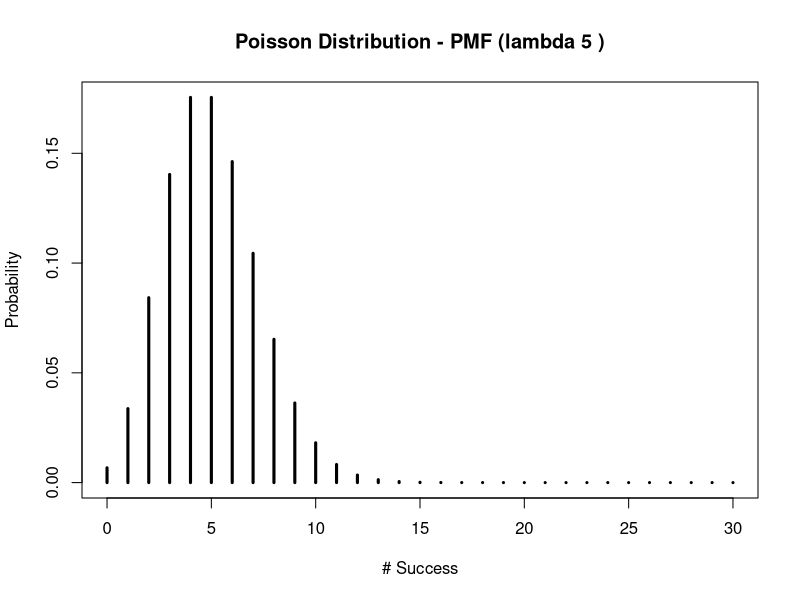
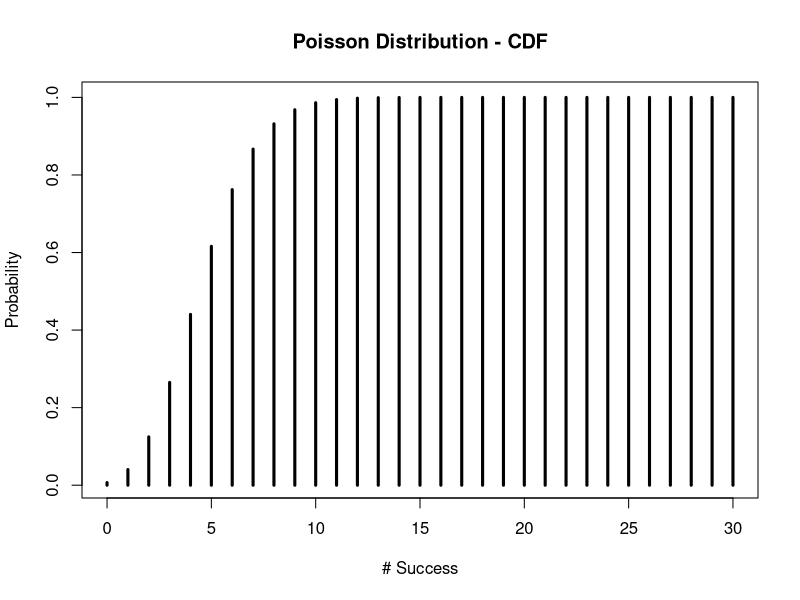
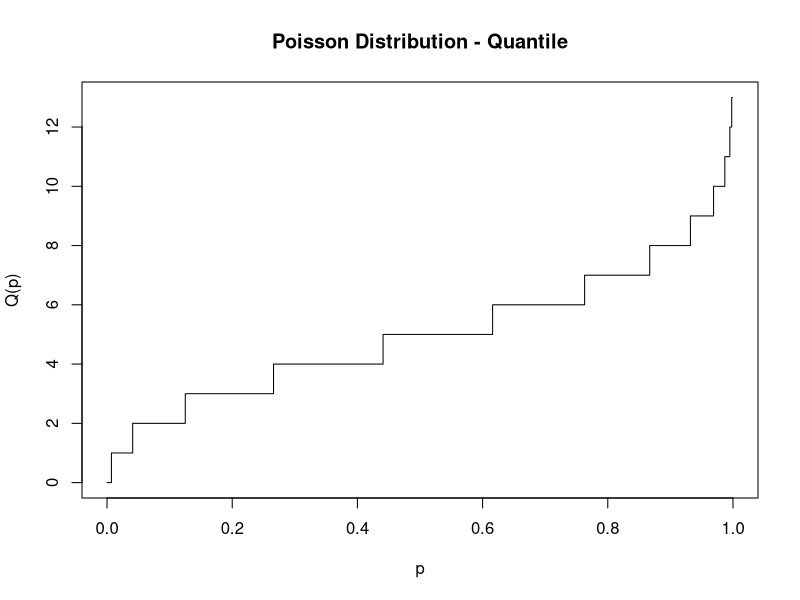

Source code (R) for these figures, in order:
## ---- chunk 1
knitr::opts_chunk$set(echo = TRUE)
## ---- chunk 2
rpois(n=10, 20)
## ---- chunk 3
success=0:30
lambda=5
pmf = dpois(x=success, lambda=lambda)
plot(success, 
     pmf,
     type='h',
     main=paste('Poisson Distribution - PMF (lambda', lambda, ')', sep=' '),
     xlab='# Success',
     ylab='Probability',
     lwd=3)
## ---- chunk 4
success=0:30
lambda=5
cdf <- ppois(q=success, lambda=lambda)
plot(success, 
     cdf,
     type='h',
     main='Poisson Distribution - CDF',
     xlab='# Success',
     ylab='Probability',
     lwd=3)

## ---- chunk 5
quantiles <- seq(0, 1, .001)
lambda <- 5
inverse_cdf <- qpois(p=quantiles, lambda=lambda)
plot(quantiles, 
     inverse_cdf,
     type='s',
     main='Poisson Distribution - Quantile',
     xlab='p',
     ylab='Q(p)',
     lwd=1)
